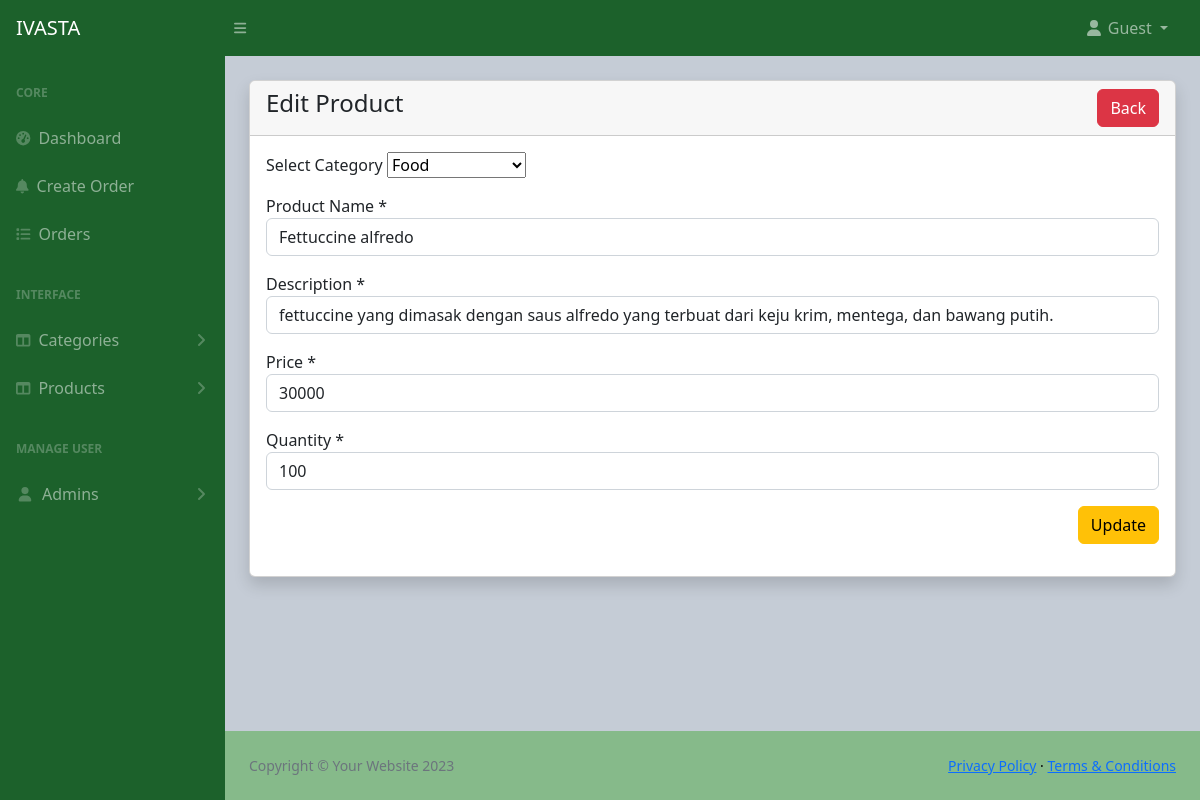
Page /admin/products-edit.php?id=2 on the committed database.
### tables this page shows
CREATE TABLE `products` (
  `id` int(11) NOT NULL,
  `category_id` int(11) NOT NULL,
  `name` varchar(200) NOT NULL,
  `description` varchar(300) NOT NULL,
  `price` int(11) NOT NULL,
  `quantity` int(11) NOT NULL
);

CREATE TABLE `categories` (
  `id` int(11) NOT NULL,
  `name` varchar(100) NOT NULL
);

### config/function.php (called while the page is built, shortened)
<?php
require 'db.php';
function validate($inputData)
{
    global $conn;
    $validateData = mysqli_real_escape_string($conn, $inputData);
    return trim($validateData);
}
function getALL($tableName, $status = NULL){
    global $conn;
    $table = validate($tableName);
    $status = validate($status);
    if($status == 'status'){
        $query = "SELECT * FROM $table WHERE status='0'";
    }else{
        $query = "SELECT * FROM $table";
    }
    return mysqli_query($conn, $query);
}
function getById($tableName, $id){
    global $conn;
    $table = validate($tableName);
    $id = validate($id);
    $query = "SELECT * FROM $table WHERE id='$id' LIMIT 1";
    $result = mysqli_query($conn, $query);
    if($result){
        if(mysqli_num_rows($result) == 1){
            $row = mysqli_fetch_assoc($result);
            $response = [
                'status' => 200,
                'data' => $row,
                'message' => 'Record Found'
            ];
            return $response;
        }else{
            $response = [
                'status' => 404,
                'message' => 'Data Not Found'
            ];
            return $response;
        }
    }else{
        $response = [
            'status' => 500,
            'message' => 'Something Went Wrong'
        ];
        return $response;
    }
}
function checkParamId($type){
    if(isset($_GET[$type])){
        if($_GET[$type] != ''){
            return $_GET[$type];
        }else{
            return '<h5>No Id Found</h5>';
        }
    }else{
        return '<h5>No Id Given</h5>';
    }
}
?>

### admin/products-edit.php (the view, shortened to what this page needs)
<?php include('includes/header.php'); ?>
<div class="container-fluid px-4">
    <div class="card mt-4 shadow">
        <div class="card-header">
            <h4 class="mb-0">Edit Product
                <a href="products.php" class="btn btn-danger float-end">Back</a>
            </h4>
        </div>
        <div class="card-body">
            <form action="code.php" method="post">
                <?php
                $paramValue = checkParamId('id');
                $product = getById('products', $paramValue);
                if ($product) {
                    if ($product['status'] == 200) {
                ?>
                        <div class="row">
                            <div class="col-md-12 mb-3">
                                <label>Select Category</label>
                                <select name="category_id" id="form-select">
                                    <?php
                                    $categories = getALL('categories');
                                    if ($categories) {
                                        if (mysqli_num_rows($categories) > 0) {
                                            foreach ($categories as $category) {
                                    ?>
                                                <option value="<?= $category['id']; ?>" <?= $product['data']['category_id'] == $category['id'] ? 'selected' : ''; ?>>
                                                    <?= $category['name']; ?>
                                                </option>
                                    <?php
                                            }
                                        } else {
                                            echo '<option value="">No Categories Found </option>';
                                        }
                                    } else {
                                        echo '<option value="">Something Went Wrong </option>';
                                    }
                                    ?>
                                </select>
                            </div>
                            <div class="col-md-12 mb-3">
                                <label for="">Product Name *</label>
                                <input type="text" name="name" required value="<?= $product['data']['name']; ?>" class="form-control" />
                            </div>
                            <div class="col-md-12 mb-3">
                                <label for="">Description *</label>
                                <input type="text" name="description" required value="<?= $product['data']['description']; ?>" class="form-control" />
                            </div>
                            <div class="col-md-12 mb-3">
                                <label for="">Price *</label>
                                <input type="number" name="price" required value="<?= $product['data']['price']; ?>" class="form-control" />
                            </div>
                            <div class="col-md-12 mb-3">
                                <label for="">Quantity *</label>
                                <input type="number" name="quantity" required value="<?= $product['data']['quantity']; ?>" class="form-control" />
                            </div>
                            <div class="col-md-12 mb-3 text-end">
                                <button type="submit" name="updateProduct" class="btn btn-warning">Update</button>
                            </div>
                        </div>
                <?php
                    } else {
                        echo '<h5>' . $product['message'] . '</h5>';
                    }
                } else {
                    echo '<h5>Something Went Wrong</h5>';
                    return false;
                }
                ?>
            </form>
        </div>
    </div>
</div>
<?php include('includes/footer.php'); ?>

### rows in the picture
products: category_id "Food", name "Fettuccine alfredo", description "fettuccine yang dimasak dengan saus alfredo yang terbuat dari keju krim, mentega, dan bawang putih.", price "30000", quantity "100"
